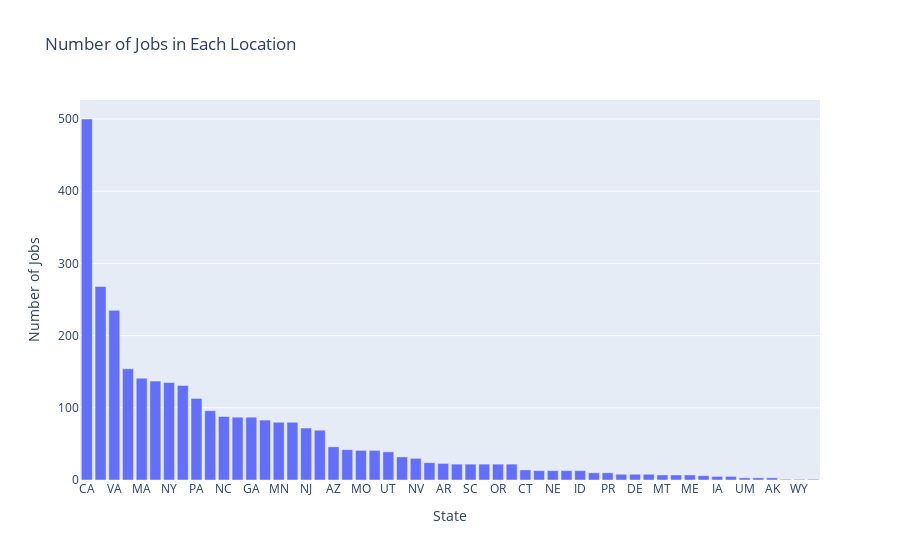

Notebook cell for this chart:
### Markdown cell above
# plot bar graph wrt number of jobs in each state

### Code cell
# Plotting with Plotly
fig = px.bar(df['State'].value_counts(), x=df['State'].value_counts().index, y=df['State'].value_counts().values,
             labels={'x': 'State', 'y': 'Number of Jobs'}, title='Number of Jobs in Each Location')

# Show the plot
fig.show()

### Figure 1 — Plotly figure (JSON) as saved in the notebook; plotly's stock layout.template omitted (floating-point values rounded to 4 significant figures)
{"data": [{"alignmentgroup": "True", "hovertemplate": "State=%{x}<br>Number of Jobs=%{y}<extra></extra>", "legendgroup": "", "marker": {"color": "#636efa", "pattern": {"shape": ""}}, "name": "", "offsetgroup": "", "orientation": "v", "showlegend": false, "textposition": "auto", "type": "bar", "x": ["CA", "TX", "VA", "FL", "MA", "WA", "NY", "IL", "PA", "MD", "NC", "CO", "GA", "DC", "MN", "OH", "NJ", "MI", "AZ", "TN", "MO", "IN", "UT", "WI", "NV", "AL", "AR", "OK", "SC", "KY", "OR", "KS", "CT", "MS", "NE", "NH", "ID", "WV", "PR", "HI", "DE", "ND", "MT", "RI", "ME", "LA", "IA", "NM", "UM", "VT", "AK", "SD", "WY", "GU"], "xaxis": "x", "y": [500, 268, 235, 154, 141, 137, 135, 131, 113, 96, 88, 87, 87, 83, 80, 80, 72, 69, 46, 42, 41, 41, 39, 32, 30, 24, 23, 22, 22, 22, 22, 22, 14, 13, 13, 13, 13, 10, 10, 8, 8, 8, 7, 7, 7, 6, 5, 5, 3, 3, 3, 1, 1, 1], "yaxis": "y"}], "layout": {"barmode": "relative", "legend": {"tracegroupgap": 0}, "title": {"text": "Number of Jobs in Each Location"}, "xaxis": {"anchor": "y", "domain": [0, 1], "title": {"text": "State"}}, "yaxis": {"anchor": "x", "domain": [0, 1], "title": {"text": "Number of Jobs"}}}}
